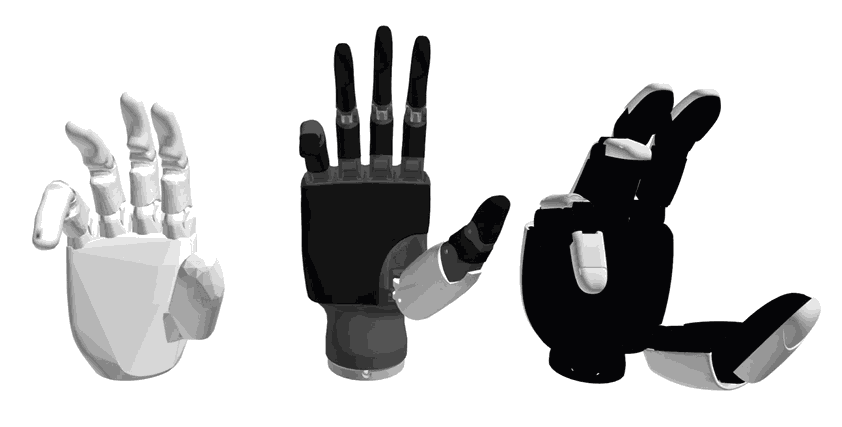
#> input picture src/assets/projects/retargeting/retargeting-original.gif, 842 x 427 px
$ python compress_gif.py
#> lines starting #> are read from the running program, lines starting #| are printed output that depends on the picture
"""Utility for resizing animated GIF files to reduce storage footprint."""

from __future__ import annotations

import os
from pathlib import Path
from typing import List

from PIL import Image, ImageOps, ImageSequence


def resize_gif(input_path: str, output_path: str, max_width: int, max_height: int) -> None:
    """Resize an animated GIF while preserving animation timing and loop configuration.

    Parameters
    ----------
    input_path : str
        Path to the GIF that should be resized.
    output_path : str
        Destination path for the resized GIF.
    max_width : int
        Maximum width (in pixels); frames wider than this value are scaled down proportionally.
    max_height : int
        Maximum height (in pixels); frames taller than this value are scaled down proportionally.

    Returns
    -------
    None
        The function writes the resized GIF to ``output_path`` and performs no in-memory return.
    """
#> called with max_width = 360, max_height = 360

    input_gif = Path(input_path)
    output_gif = Path(output_path)

    if not input_gif.exists():
        raise FileNotFoundError(f"Input GIF not found: {input_gif}")

    with Image.open(str(input_gif)) as base_gif:
#> base_gif is the input picture: PIL image 842x427 P; mean R, G, B, A 200, 200, 200.2, 80.4
        base_duration = base_gif.info.get("duration", 100)
#> base_duration = 70
        base_loop = base_gif.info.get("loop", 0)
#> base_loop = 0
        base_disposal = base_gif.info.get("disposal", 2)
#> base_disposal = 2
        transparency = base_gif.info.get("transparency")
#> transparency = 0

        frames: List[Image.Image] = []
        durations: List[int] = []

        for frame in ImageSequence.Iterator(base_gif):
            frame_duration = frame.info.get("duration", base_duration)
            durations.append(frame_duration)

            frame_rgba = frame.convert("RGBA")
            resized_frame = ImageOps.contain(
                frame_rgba,
                size=(max_width, max_height),
                method=Image.Resampling.LANCZOS,
            )

            palettized = resized_frame.convert("P", palette=Image.Palette.ADAPTIVE)
            frames.append(palettized)
#> this loop made 89 passes
#> frame_duration on passes 1 to 12: 70, 60, 70, 70, 60, 70, 70, 60, 70, 70, 60, 70
#> pass 1, in resize_gif, `palettized = resized_frame.convert("P", palette=Image.Palette.ADAPTIVE)`:
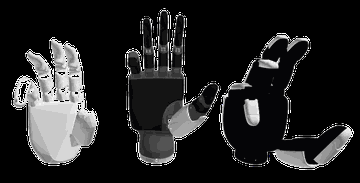
#> palettized: PIL image 360x183 P; mean R, G, B 35.3, 35.3, 35.5
#> pass 2, in resize_gif, `frame_rgba = frame.convert("RGBA")`:
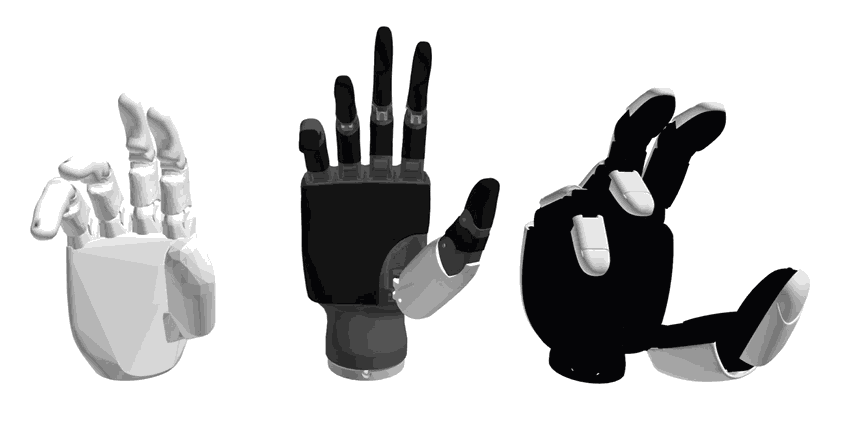
#> frame_rgba: PIL image 842x427 RGBA; mean R, G, B, A 201.6, 201.6, 201.8, 78.7; transparent parts drawn white
#> pass 2, in resize_gif, `resized_frame = ImageOps.contain( frame_rgba, size=(max_width, max_hei..`:
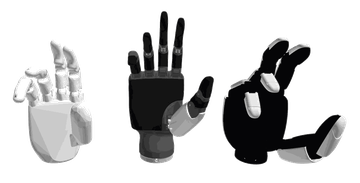
#> resized_frame: PIL image 360x183 RGBA; mean R, G, B, A 34.9, 34.9, 35.1, 78.7; transparent parts drawn white
#> after the loop:
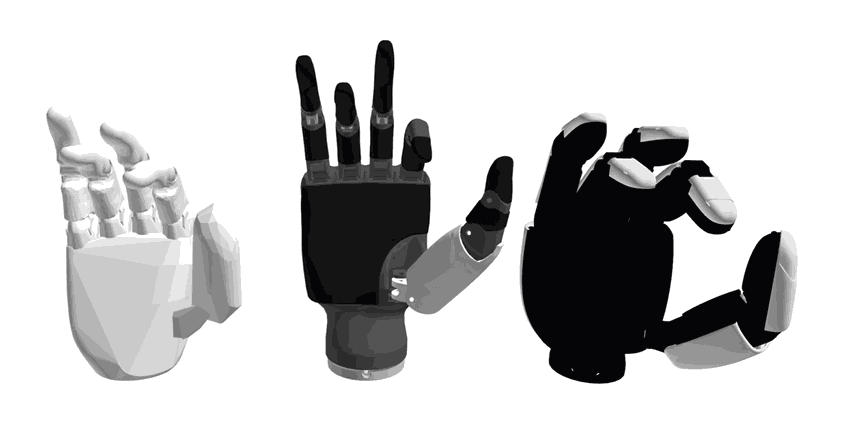
#> frame_rgba: PIL image 842x427 RGBA; mean R, G, B, A 198.2, 198.2, 198.4, 82.5; transparent parts drawn white
#> after the loop, durations = 89 values, max 70 at index 0, min 60 at index 1, mean 66.74; frames = 89 items

        if not frames:
            raise ValueError("No frames were extracted from the GIF; input may be corrupt.")

        save_kwargs = {
            "save_all": True,
            "append_images": frames[1:],
            "loop": base_loop,
            "duration": durations,
            "disposal": base_disposal,
            "optimize": True,
        }

        if transparency is not None:
            save_kwargs["transparency"] = transparency

        frames[0].save(str(output_gif), **save_kwargs)


def display_size_report(input_path: str, output_path: str) -> None:
    """Print a textual report comparing file sizes and dimensions pre/post resizing.

    Parameters
    ----------
    input_path : str
        Path to the original GIF.
    output_path : str
        Path to the resized GIF whose metrics should be displayed.

    Returns
    -------
    None
        This function emits a textual report to stdout for manual verification.
    """

    input_gif = Path(input_path)
    output_gif = Path(output_path)

    def _inspect(path: Path) -> tuple[int, tuple[int, int]]:
        if not path.exists():
            raise FileNotFoundError(f"GIF not found: {path}")
        with Image.open(str(path)) as gif_image:
            return path.stat().st_size, gif_image.size

    original_bytes, original_dims = _inspect(input_gif)
#> original_bytes = 2013748; original_dims = (842, 427)
    resized_bytes, resized_dims = _inspect(output_gif)
#> in _inspect (call 2), `with Image.open(str(path)) as gif_image:`:
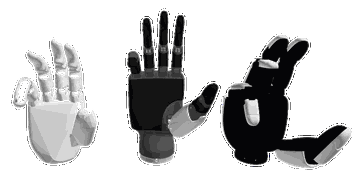
#> gif_image: PIL image 360x183 P; mean R, G, B, A 35.3, 35.3, 35.5, 91.5; transparent parts drawn white

    print(f"Original GIF: {input_gif}")
    print(f"  Dimensions: {original_dims[0]}x{original_dims[1]} pixels")
    print(f"  Size: {original_bytes / (1024 * 1024):.2f} MiB")
    print(f"Resized GIF: {output_gif}")
    print(f"  Dimensions: {resized_dims[0]}x{resized_dims[1]} pixels")
    print(f"  Size: {resized_bytes / (1024 * 1024):.2f} MiB")


def main() -> None:
    """Demonstrate GIF resizing by shrinking ``retargeting.gif`` to 512px constraints."""

    project_root = Path(__file__).resolve().parent
    original_gif = project_root / "retargeting-original.gif"
    resized_gif = project_root / "retargeting-abit.gif"

    resize_gif(
        input_path=str(original_gif),
        output_path=str(resized_gif),
        max_width=360,
        max_height=360,
    )
    display_size_report(str(original_gif), str(resized_gif))


if __name__ == "__main__":
#> (the run stopped early here; a loop or call above may not have finished)
